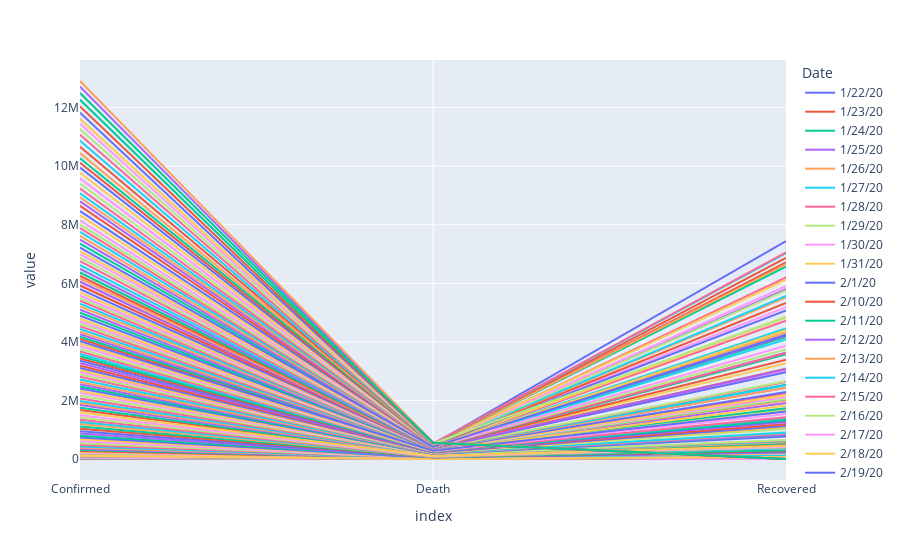

The cell this chart's notebook holds for it:
### Code cell
px.line(covid_data.groupby('Date')['Confirmed'].sum())
px.line(covid_data.groupby('Date')['Death'].sum())
px.line(covid_data.groupby('Date')['Recovered'].sum())
